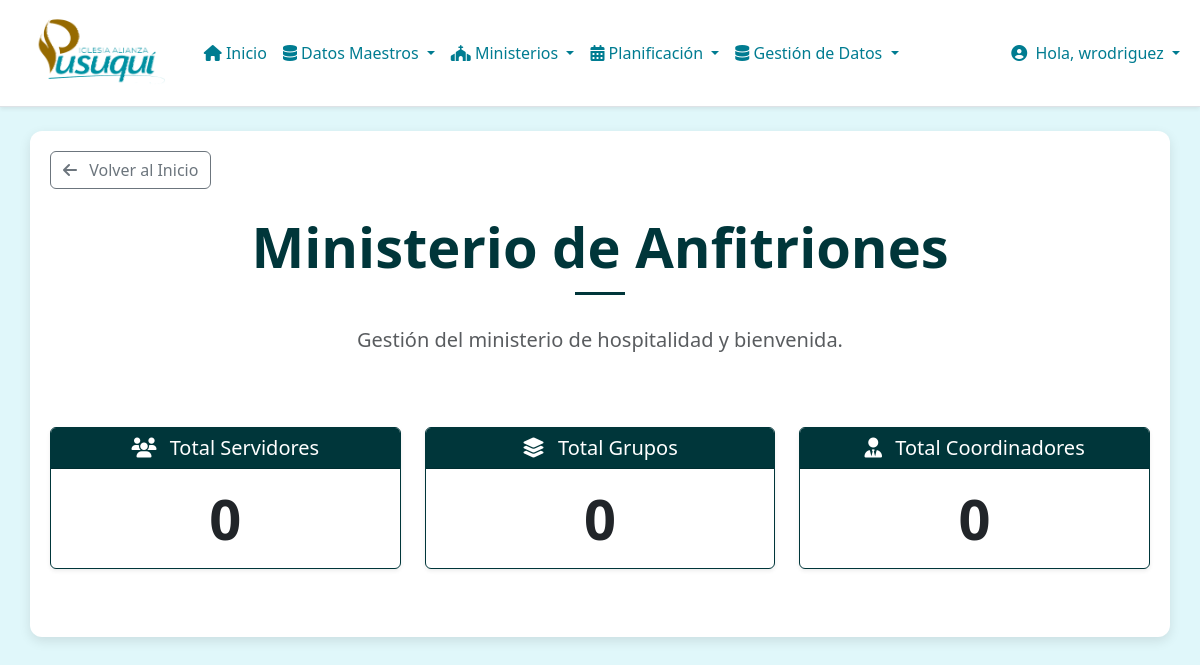
/anfitriones/ (signed in), run on an earlier commit of the app's database.
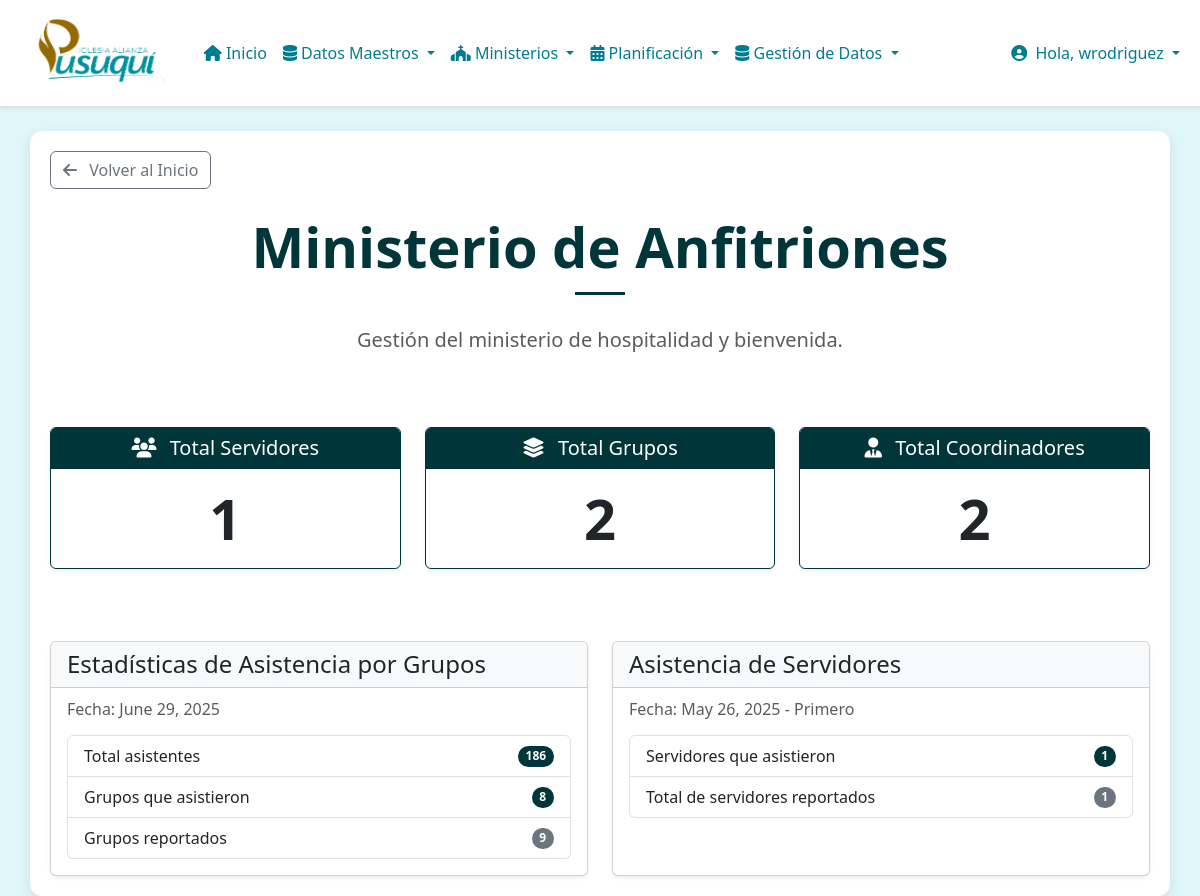
And on a later commit of the database.
### anfitriones/models.py (models this page shows, shortened)
class Attendance(models.Model):
    coordinator = models.ForeignKey(Coordinator, on_delete=models.PROTECT)
    group = models.ForeignKey(Group, on_delete=models.PROTECT)
    ministry = models.ForeignKey(Ministry, on_delete=models.PROTECT)
    date = models.DateField()
    attended = models.BooleanField()
    adults = models.PositiveIntegerField(default=0, help_text="Número de adultos")
    youngs = models.PositiveIntegerField(default=0, help_text="Número de jóvenes")
    children = models.PositiveIntegerField(default=0, help_text="Número de niños")
    autos = models.PositiveIntegerField(default=0, help_text="Número de autos")
    note = models.TextField(blank=True, help_text="Observaciones o notas adicionales")

class Assistance(models.Model):
    class ServiceChoices(models.TextChoices):
        PRIMERO = 'PRI', 'Primero'
        SEGUNDO = 'SEG', 'Segundo'
        TERCERO = 'TER', 'Tercero'
    server = models.ForeignKey(Server, on_delete=models.PROTECT)
    date = models.DateField()
    starthour = models.TimeField()
    service = models.CharField(
        max_length=3,
        choices=ServiceChoices.choices,
        default=ServiceChoices.PRIMERO,
    )
    attended = models.BooleanField()
    class Meta:
        unique_together = ('server', 'date', 'service')

### anfitriones/views.py (the view)
# urls.py: path('', views.index, name='index'),  # URL para la página principal de academia
@login_required
def index(request):
    total_servers = Server.objects.count()
    total_groups = Group.objects.count()
    total_coordinators = Coordinator.objects.count()
    latest_attendance = Attendance.objects.order_by('-date').first()
    group_stats = {}
    if latest_attendance:
        latest_date = latest_attendance.date
        stats = Attendance.objects.filter(date=latest_date).aggregate(
            total_adults=Sum('adults'),
            total_youngs=Sum('youngs'),
            total_children=Sum('children')
        )
        group_stats = {
            'date': latest_date,
            'total_attendees': (stats.get('total_adults') or 0) + (stats.get('total_youngs') or 0) + (stats.get('total_children') or 0),
            'groups_attended': Attendance.objects.filter(date=latest_date, attended=True).count(),
            'total_groups_in_report': Attendance.objects.filter(date=latest_date).count()
        }
    latest_assistance = Assistance.objects.order_by('-date', '-service').first()
    server_stats = {}
    if latest_assistance:
        latest_date = latest_assistance.date
        latest_service = latest_assistance.service
        latest_service_records = Assistance.objects.filter(date=latest_date, service=latest_service)
        server_stats = {
            'date': latest_date,
            'service': latest_assistance.get_service_display(),
            'servers_attended': latest_service_records.filter(attended=True).count(),
            'total_servers_in_report': latest_service_records.count()
        }
    context = {
        'total_servers': total_servers,
        'total_groups': total_groups,
        'total_coordinators': total_coordinators,
        'group_stats': group_stats,
        'server_stats': server_stats,
    }
    return render(request, 'anfitriones/index.html', context)

### iap/context_processors.py (called while the page is built, shortened)
def user_app_permissions(request):
    user = request.user
    if not user.is_authenticated:
        return {}
    app_perms = {
        'can_access_cunakids': False,
        'can_access_academia': False,
        'can_access_alabanza': False,
        'can_access_anfitriones': False,
        'can_access_discipulado': False,
        'can_access_encuentros': False,
        'can_access_jap': False,
        'can_access_multimedia': False,
        'can_access_pusukids': False,
    }
    if user.is_superuser:
        for key in app_perms:
            app_perms[key] = True
    return {'app_perms': app_perms}

### templates/anfitriones/index.html (shortened to what this page needs)
{% extends "base.html" %}
{% block body %}
<div class="mb-4">
    <a href="{% url 'home' %}" class="btn btn-outline-secondary">
        <i class="fas fa-arrow-left me-2"></i> Volver al Inicio
    </a>
</div>
<div class="text-center">
    <h1 class="display-4 fw-bold section-title">Ministerio de Anfitriones</h1>
    <p class="lead text-muted">Gestión del ministerio de hospitalidad y bienvenida.</p>
</div>
<div class="row mt-5 g-4">
    <div class="col-md-4">
        <div class="card text-center border-primary shadow-sm h-100">
            <div class="card-header bg-primary text-white">
                <h5 class="card-title mb-0"><i class="fas fa-users me-2"></i> Total Servidores</h5>
            </div>
            <div class="card-body d-flex align-items-center justify-content-center">
                <p class="card-text display-4 fw-bold">{{ total_servers }}</p>
            </div>
        </div>
    </div>
    <div class="col-md-4">
        <div class="card text-center border-primary shadow-sm h-100">
            <div class="card-header bg-primary text-white">
                <h5 class="card-title mb-0"><i class="fas fa-layer-group me-2"></i> Total Grupos</h5>
            </div>
            <div class="card-body d-flex align-items-center justify-content-center">
                <p class="card-text display-4 fw-bold">{{ total_groups }}</p>
            </div>
        </div>
    </div>
    <div class="col-md-4">
        <div class="card text-center border-primary shadow-sm h-100">
            <div class="card-header bg-primary text-white">
                <h5 class="card-title mb-0"><i class="fas fa-user-tie me-2"></i> Total Coordinadores</h5>
            </div>
            <div class="card-body d-flex align-items-center justify-content-center">
                <p class="card-text display-4 fw-bold">{{ total_coordinators }}</p>
            </div>
        </div>
    </div>
</div>
<div class="row mt-5 g-4">
    {% if group_stats %}
    <div class="col-lg-6">
        <div class="card shadow-sm h-100">
            <div class="card-header bg-light"><h4 class="mb-0">Estadísticas de Asistencia por Grupos</h4></div>
            <div class="card-body">
                <h6 class="card-subtitle mb-3 text-muted">Fecha: {{ group_stats.date }}</h6>
                <ul class="list-group">
                    <li class="list-group-item d-flex justify-content-between align-items-center">Total asistentes <span class="badge bg-primary rounded-pill">{{ group_stats.total_attendees }}</span></li>
                    <li class="list-group-item d-flex justify-content-between align-items-center">Grupos que asistieron <span class="badge bg-primary rounded-pill">{{ group_stats.groups_attended }}</span></li>
                    <li class="list-group-item d-flex justify-content-between align-items-center">Grupos reportados <span class="badge bg-secondary rounded-pill">{{ group_stats.total_groups_in_report }}</span></li>
                </ul>
            </div>
        </div>
    </div>
    {% endif %}
    {% if server_stats %}
    <div class="col-lg-6">
        <div class="card shadow-sm h-100">
            <div class="card-header bg-light"><h4 class="mb-0">Asistencia de Servidores</h4></div>
            <div class="card-body">
                <h6 class="card-subtitle mb-3 text-muted">Fecha: {{ server_stats.date }} - {{ server_stats.service }}</h6>
                <ul class="list-group">
                    <li class="list-group-item d-flex justify-content-between align-items-center">Servidores que asistieron <span class="badge bg-primary rounded-pill">{{ server_stats.servers_attended }}</span></li>
                    <li class="list-group-item d-flex justify-content-between align-items-center">Total de servidores reportados <span class="badge bg-secondary rounded-pill">{{ server_stats.total_servers_in_report }}</span></li>
                </ul>
            </div>
        </div>
    </div>
    {% endif %}
</div>
{% endblock %}

What changed in the data, as far as the page shows it:
added Attendance: date "June 29, 2025"
added Assistance: date "May 26, 2025"
Also different on the page:
{{ total_servers }}: "0" → "1"
{{ total_groups }}: "0" → "2"
{{ total_coordinators }}: "0" → "2"
{{ group_stats.total_attendees }}: (not shown) → "186"
{{ group_stats.groups_attended }}: (not shown) → "8"
{{ group_stats.total_groups_in_report }}: (not shown) → "9"
{{ server_stats.service }}: (not shown) → "Primero"
{{ server_stats.servers_attended }}: (not shown) → "1"
{{ server_stats.total_servers_in_report }}: (not shown) → "1"
text now shown: "Estadísticas de Asistencia por Grupos Fecha: Total asistentes Grupos que asistieron Grupos reportados Asistencia de Servidores Fecha: - Servidores que asistieron Total de servidores reportados"
